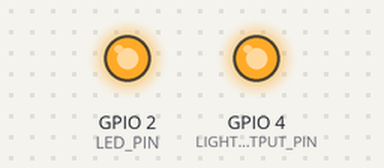
Recording of a sketch running on a simulated ESP8266 (NodeMCU). Shown: output pins drawn as LEDs (lit = HIGH). WiFi joins after 1.5 s; servers stay silent unless stated.

Above: at 9.3 s.
At 24.5 s:
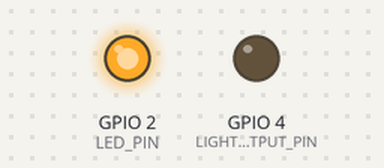
Timing chart, 0 to 36.5 s (numbered marks = the images above):
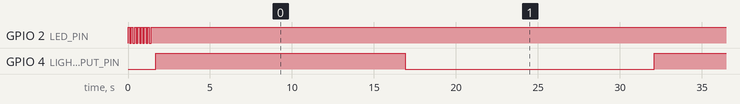

The sketch:

Master.ino
```cpp
/*
 *
 *  ThingSpeak master
 *  Keep changing the value from 0 to 1024 each 15 seconds of the channel configured *  Use the link to change value https://api.thingspeak.com/update?api_key=1G4M9YHGMDF2WQF5&field1=1024
 *  Channel link: https://thingspeak.com/channels/129007
 *
 *  Last update: 7/11/2017
 *      Author: Igor Avila Amaral de Souza
 */

#include"Util.h"

bool toggle_flag = true;

void setup()
{
  //Serial.begin(9600);
  initHardware();
  connectWiFi();
//  Serial.println("WiFi connected");
//  Serial.println("IP address: ");
//  Serial.println(WiFi.localIP());

  setupMDNS();
}

void loop()
{

  WiFiClient client;
  IPAddress server(184,106,153,149);

  if (client.connect(server, 80)) {


      int value = toggle_flag ? 0 : 1024;
      toggle_flag = !toggle_flag;

      String getRequest = "GET /update?key=<YOUR_KEY_HERE>&field1=" +  String(value) + "HTTP/1.0\n\n";

      //Toggle output pin
      digitalWrite(LIGHT_OUTPUT_PIN, !digitalRead(LIGHT_OUTPUT_PIN));

      //Change the channel value
      client.println(getRequest);
   } else {
      //Serial.println("Fail");
   }

  //Wait for 15 seconds
  delay(15000);
}
```

Util.cpp
```cpp
/*
 * Util.cpp
 *
 * Auxiliary start up and configuration functions
 *
 *  Created on: 1/11/2017
 *      Author: Igor Avila Amaral de Souza
 */


#include "Util.h"

extern IPAddress STATIC_IP(192, 168, 43, 251);
extern IPAddress gateway(192, 168, 43, 1);
extern IPAddress subnet(255, 255, 255, 0);


/* ************************************************** */
/* Method name:      connectWiFi                      */
/* Method description: start and configure a Wifi connection */
/* Input params:     n/a                              */
/* Outpu params:     n/a                              */
/* ************************************************** */
void  connectWiFi()
{

  // config static IP, not necessary for client
  //WiFi.config(STATIC_IP, gateway, subnet);
  // Set WiFi mode to station (as opposed to AP or AP_STA)
  WiFi.mode(WIFI_STA);

  // WiFI.begin([ssid], [passkey]) initiates a WiFI connection
  // to the stated [ssid], using the [passkey] as a WPA, WPA2,
  // or WEP passphrase.
  WiFi.begin(WiFiSSID, WiFiPSK);
  digitalWrite(LIGHT_OUTPUT_PIN, false);
  // Use the WiFi.status() function to check if the ESP8266
  // is connected to a WiFi network.
  while (WiFi.status() != WL_CONNECTED)
  {
    digitalWrite(LED_PIN, !digitalRead(LED_PIN));
    delay(100);
    //Blinks the LED while the board is not connected
  }
}


/* ************************************************** */
/* Method name:      initHardware             */
/* Method description: inititialize pin configurations          */
/* Input params:     n/a                */
/* Outpu params:     n/a                */
/* ************************************************** */
void initHardware()
{
  pinMode(DIGITAL_PIN, INPUT_PULLUP);
  pinMode(LIGHT_OUTPUT_PIN, OUTPUT);
  pinMode(LED_PIN, OUTPUT);
  pinMode(ANALOG_PIN, INPUT);
}


/* ************************************************** */
/* Method name:      setupMDNS             */
/* Method description: start mDNS to resolve host names */
/* Input params:     n/a                */
/* Outpu params:     n/a                */
/* ************************************************** */
bool setupMDNS()
{
  // Call MDNS.begin(<domain>) to set up mDNS to point to
  // "<domain>.local"
  if (!MDNS.begin("thing"))
  {
    return false;
  }
  return true;
}
```

Util.h
```cpp
/*
 * Util.h
 *
 * Auxiliary start up and configuration functions
 *
 *  Created on: 1/11/2017
 *      Author: Igor Avila Amaral de Souza
 */

#ifndef Util_h
#define Util_h

// Includes //

#include "Arduino.h"
#include <ESP8266WiFi.h>
#include <ESP8266mDNS.h>

// WiFi Definitions //
extern IPAddress STATIC_IP;
extern IPAddress gateway;
extern IPAddress subnet;

const char WiFiSSID[] = "SSID";
const char WiFiPSK[] = "Password";

// Pin Definitions //
const int LIGHT_OUTPUT_PIN = 4;
const int LED_PIN = 2; //Onboard led pin
const int ANALOG_PIN = A0; // The only analog pin on the Thing
const int DIGITAL_PIN = 12; // Digital pin to be read

// Methods //

/* ************************************************** */
/* Method name:      connectWiFi                      */
/* Method description: start and configure a Wifi connection */
/* Input params:     n/a                              */
/* Outpu params:     n/a                              */
/* ************************************************** */
void  connectWiFi();

/* ************************************************** */
/* Method name:      initHardware             */
/* Method description: inititialize pin configurations          */
/* Input params:     n/a                */
/* Outpu params:     n/a                */
/* ************************************************** */
void initHardware();

/* ************************************************** */
/* Method name:      setupMDNS             */
/* Method description: start mDNS to resolve host names */
/* Input params:     n/a                */
/* Outpu params:     n/a                */
/* ************************************************** */
bool setupMDNS();

#endif
```

Measured:
- by itself, GPIO 4 (LIGHT_OUTPUT_PIN): alternates HIGH for 15.2 s and LOW for 15.2 s
